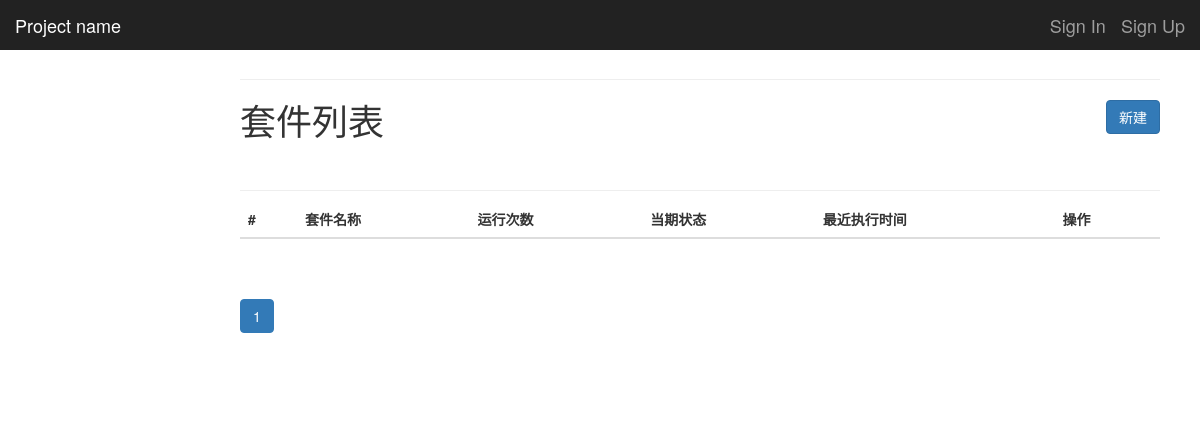
Before: /TestScripts/SuiteList/ with the older database file.
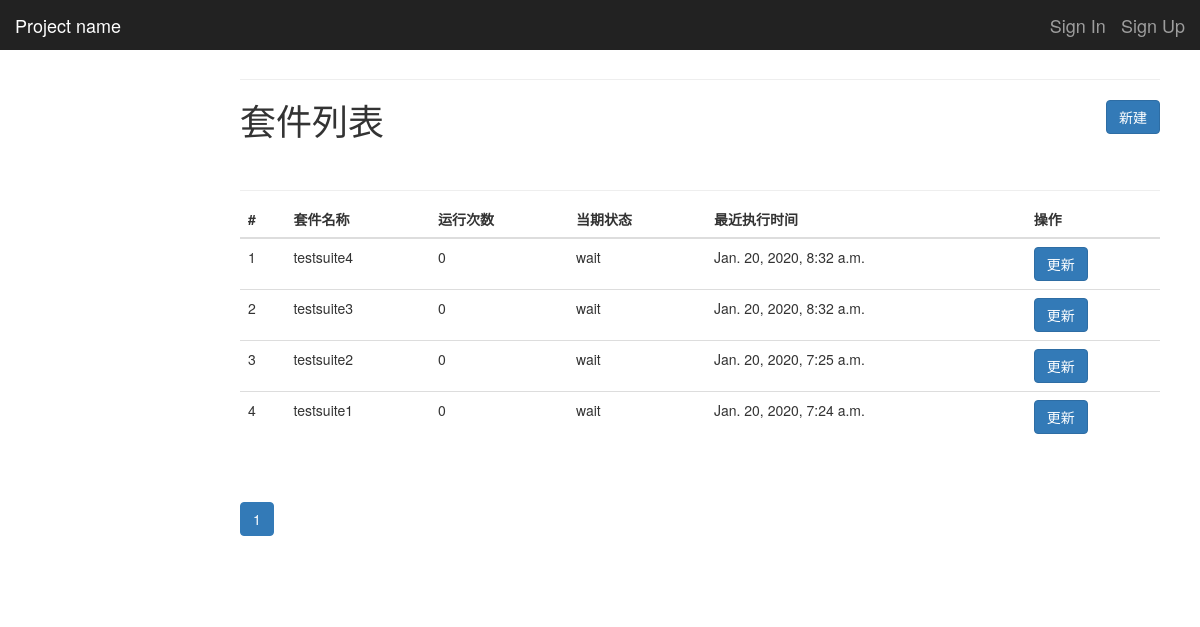
After: the same page with the newer database file.
### TestScripts/models.py (models this page shows)
class testSuite(models.Model):
    delete_choices = ((0, 'undelete'), (1, 'delete'))
    testScript = models.ManyToManyField(testScript)
    suiteName = models.CharField(max_length=50)
    runTimes = models.IntegerField(default=0)
    status = models.CharField(max_length=20, default='wait')
    lastRunTime = models.DateTimeField(auto_now=True)
    createTime = models.DateTimeField(auto_now_add=True)
    isDelete = models.BooleanField(default=0, choices=delete_choices)

### TestScripts/views.py (the view)
# urls.py: path('SuiteList/', views.suiteList.as_view(), name='SuiteList'),
class suiteList(ListView):
    template_name = 'TestScripts/SuiteList.html'
    context_object_name = 'testSuiteList'
    paginate_by = 10
    def get_queryset(self):
        return testSuite.objects.filter(isDelete=0).order_by('-createTime')

### templates/TestScripts/SuiteList.html (shortened to what this page needs)
{% extends 'Base.html' %}
{% block page-header %}
<h1>套件列表
    <a class="btn btn-primary pull-right" href="{% url 'TestScripts:SuiteCreate' %}">新建</a>
</h1>
{% endblock %}
{% block table-responsive %}
<table class="table">
    <thead>
    <tr>
        <th>#</th>
        <th>套件名称</th>
        <th>运行次数</th>
        <th>当期状态</th>
        <th>最近执行时间</th>
        <th>操作</th>
    </tr>
    </thead>
    <tbody>
    {% for testSuite in testSuiteList %}
    <tr>
        <td>{{ forloop.counter }}</td>
        <td>{{ testSuite.suiteName }}</td>
        <td>{{ testSuite.runTimes }}</td>
        <td>{{ testSuite.status }}</td>
        <td>{{ testSuite.lastRunTime }}</td>
        <td>
            <div class="form-input">
                <a class="btn btn-primary" href="{% url 'TestScripts:SuiteUpdate' testSuite.id %}">更新</a>
            </div>
        </td>
        {% endfor %}
    </tr>
    </tbody>
</table>
<div class="pagination">
    <nav>
        <ul class="pagination">
            {% for page_num in page_obj.paginator.page_range %}
            {% if page_num == page_obj.number %}
            <li class="active"><a href="?page={{ page_num }}">{{page_num}}</a></li>
            {% else %}
            <li class=""><a href="?page={{ page_num }}">{{page_num}}</a></li>
            {% endif %}
            {% endfor %}
        </ul>
    </nav>
</div>
{% endblock %}

Changed rows visible on the page:
added testSuite: suiteName "testsuite4", runTimes "0", status "wait", lastRunTime "Jan. 20, 2020, 8:32 a.m."
added testSuite: suiteName "testsuite3", runTimes "0", status "wait", lastRunTime "Jan. 20, 2020, 8:32 a.m."
added testSuite: suiteName "testsuite2", runTimes "0", status "wait", lastRunTime "Jan. 20, 2020, 7:25 a.m."
added testSuite: suiteName "testsuite1", runTimes "0", status "wait", lastRunTime "Jan. 20, 2020, 7:24 a.m."
